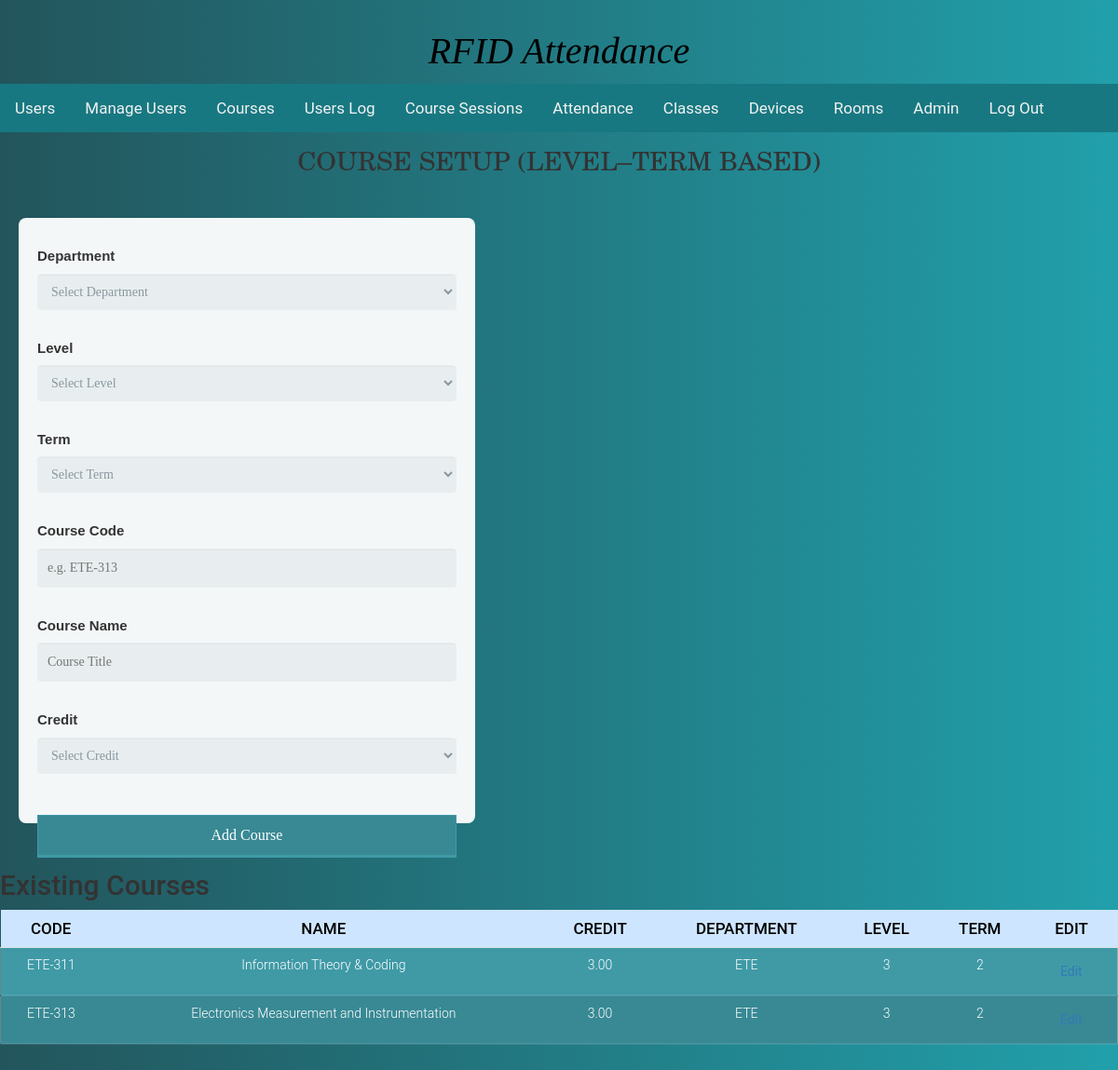
The page /ManageCourses.php (signed in) on the database its author committed.
### tables this page shows
CREATE TABLE `courses` (
  `course_id` int(11) NOT NULL,
  `course_code` varchar(20) NOT NULL,
  `course_name` varchar(100) NOT NULL,
  `credit` decimal(3,2) NOT NULL,
  `department_id` int(11) NOT NULL,
  `level` int(11) NOT NULL,
  `term` int(11) NOT NULL
);

CREATE TABLE `departments` (
  `department_id` int(11) NOT NULL,
  `department_name` varchar(100) NOT NULL
);

### ManageCourses.php (the view, shortened to what this page needs)
<?php
require 'connectDB.php';
function h($v){ return htmlspecialchars((string)$v, ENT_QUOTES, 'UTF-8'); }
$edit_course = null;
$sql = "
    SELECT
        c.course_id,
        c.course_code,
        c.course_name,
        c.credit,
        d.department_name,
        c.department_id,
        c.level,
        c.term
    FROM courses c
    JOIN departments d ON d.department_id = c.department_id
    ORDER BY d.department_name, c.level, c.term, c.course_code
";
$res = mysqli_query($conn, $sql);
$form_mode = ($edit_course ? "edit" : "add");
$val_course_code   = $edit_course ? $edit_course['course_code'] : '';
$val_course_name   = $edit_course ? $edit_course['course_name'] : '';
?>
<!DOCTYPE html>
<html>
<head>
    <link rel="stylesheet" href="css/manageusers.css">
</head>
<body>
<?php include 'header.php'; ?>
<main>
    <h1 class="slideInDown animated">Course Setup (Level–Term Based)</h1>
    <div class="form-style-5">
        <form method="POST">
            <label><b>Department</b></label>
            <select name="department_id" required>
                <option value="">Select Department</option>
            </select>
            <label><b>Level</b></label>
            <select name="level" required>
                <option value="">Select Level</option>
            </select>
            <label><b>Term</b></label>
            <select name="term" required>
                <option value="">Select Term</option>
            </select>
            <label><b>Course Code</b></label>
            <input type="text" name="course_code" placeholder="e.g. ETE-313" required value="<?= h($val_course_code) ?>">
            <label><b>Course Name</b></label>
            <input type="text" name="course_name" placeholder="Course Title" required value="<?= h($val_course_name) ?>">
            <label>Credit</label>
            <select name="credit" required>
                <option value="">Select Credit</option>
            </select>
            <div class="actions-row">
                <?php if ($form_mode === "edit"): ?>
                    <button type="submit" name="update_course">Update Course</button>
                    <a class="btn-secondary" href="<?= h($_SERVER['PHP_SELF']) ?>">Cancel Edit</a>
                <?php else: ?>
                    <button type="submit" name="add_course">Add Course</button>
                <?php endif; ?>
            </div>
        </form>
    </div>
    <div class="table-responsive course-list">
        <h2>Existing Courses</h2>
        <table class="table">
            <thead class="table-primary">
                <tr>
                    <th>Code</th>
                    <th>Name</th>
                    <th>Credit</th>
                    <th>Department</th>
                    <th>Level</th>
                    <th>Term</th>
                    <th>Edit</th>
                </tr>
            </thead>
            <tbody class="table-secondary">
                <?php while ($row = mysqli_fetch_assoc($res)): ?>
                    <tr>
                        <td><?= h($row['course_code']) ?></td>
                        <td><?= h($row['course_name']) ?></td>
                        <td><?= h($row['credit']) ?></td>
                        <td><?= h($row['department_name']) ?></td>
                        <td><?= h($row['level']) ?></td>
                        <td><?= h($row['term']) ?></td>
                        <td>
                            <a class="btn-link" href="<?= h($_SERVER['PHP_SELF']) ?>?edit=<?= (int)$row['course_id'] ?>">
                                Edit
                            </a>
                        </td>
                    </tr>
                <?php endwhile; ?>
            </tbody>
        </table>
    </div>
</main>
</body>
</html>

### css/manageusers.css (style rules this page uses)
h1 { font-size: 28px !important; color: #000; text-transform: uppercase; font-weight: 300; font-family: New Century Schoolbook, TeX Gyre Schola, serif !important; text-align: center; margin: 15px !important; }
tbody { border: 1px solid rgba(255,255,255,0.3) !important; }
th { padding: 15px; text-align: center !important; font-weight: 500; font-size: 17px; color: #000; text-transform: uppercase; border: none !important; background-color: rgba(255,255,255,0.3) !important; }
td { padding: 15px; text-align: center; font-weight: 300; font-size: 14px; color: #fff; border-bottom: solid 2px rgba(255,255,255,0.1); }
.form-style-5 { max-width: 490px; height: 650px; padding: 30px 20px; background: #f4f7f8; margin: 46px 20px; background: #f4f7f8; border-radius: 8px; font-family: Georgia, "Times New Roman", Times, serif; }
.form-style-5 label { display: block; margin-bottom: 8px; font-family: Verdana, sans-serif; }
.form-style-5 input[type="text"], .form-style-5 input[type="email"], .form-style-5 input[type="number"], .form-style-5 select, .form-style-5 input[type="time"] { font-family: Georgia, "Times New Roman", Times, serif; background: rgba(255,255,255,.1); border: none; border-radius: 4px; font-size: 14px; margin: 0; outline: 0; padding: 10px; width: 100%; box-sizing: border-box; -webkit-box-sizing: border-box; -moz-box-sizing: border-box; background-color: #e8eeef; color:#8a97a0; -webkit-box-shadow: 0 1px 0 rgba(0,0,0,0.03) inset; box-shadow: 0 1px 0 rgba(0,0,0,0.03) inset; margin-bottom: 30px; border: 1px solid #e8eeef; }
.form-style-5 button { position: relative; display: block; padding: 10px 39px 10px 39px; color: #FFF; margin: 0 auto; background: #388994; font-size: 16px; text-align: center; font-style: normal; width: 100%; border: 1px solid #3f9aa6; border-width: 1px 1px 3px; margin-bottom: 10px; }
.slideInDown { animation-name: slideInDown; }
.animated { animation-duration: 1s; animation-fill-mode: both; }

### css/header.css (style rules this page uses)
* { text-decoration: none; box-sizing: border-box; }
body { background: -webkit-linear-gradient(left, #0e251f, #21a0ab); background: linear-gradient(to right, #23555c, #21a0ab); font-family: 'Roboto', sans-serif; margin: 0; font-size: 15px; }
header, main { width: 100%; display: block; margin: 0 auto; }
tbody tr:nth-child(even) { background-color: #388994; }
tbody tr:nth-child(odd) { background-color: #3f9aa6; }

### ManageCourses.php (style rules this page uses)
main { padding-bottom: 30px; }
.form-style-5 { margin-bottom: 26px; }
.actions-row { display:flex; gap:10px; align-items:center; flex-wrap:wrap; margin-top:14px; }
.btn-link { display:inline-block; padding:6px 10px; border-radius:10px; text-decoration:none; border:1px solid #e5e7eb; font-weight:800; }
.course-list { margin-top: 18px; padding-top: 6px; clear: both; }
.course-list h2 { margin-top: 0; }

### rows shown on the page
courses: course_code "ETE-311", course_name "Information Theory & Coding", credit "3.00", department.department_name "ETE", level "3", term "2"
courses: course_code "ETE-313", course_name "Electronics Measurement and Instrumentation", credit "3.00", department.department_name "ETE", level "3", term "2"

### other values the page prints
$_SESSION['Admin-name'] "Admin"
